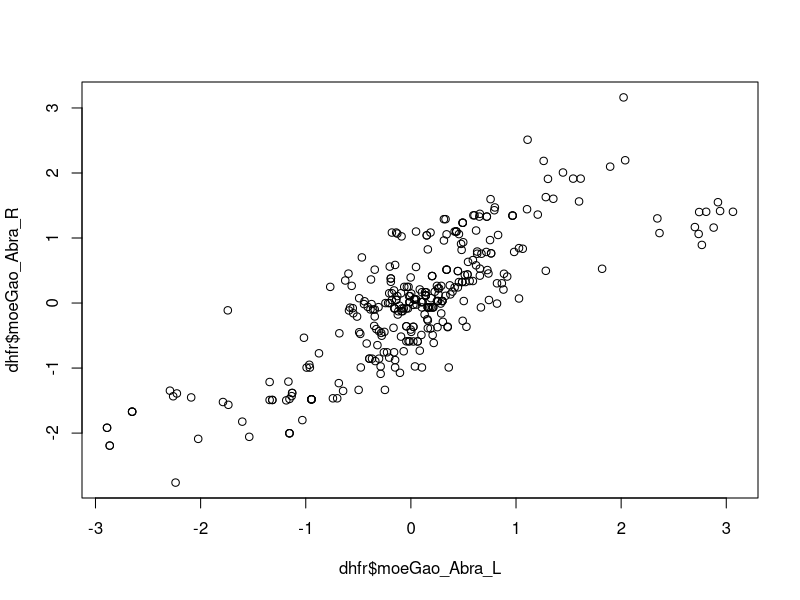
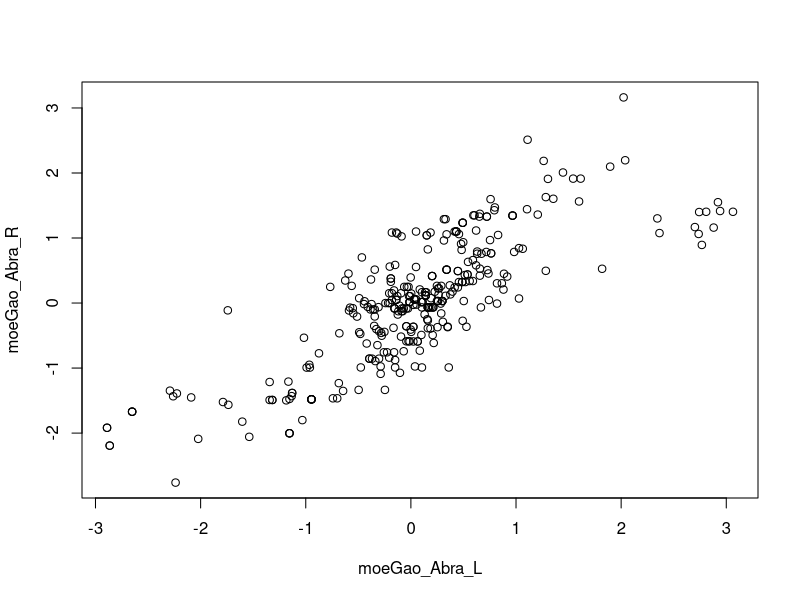
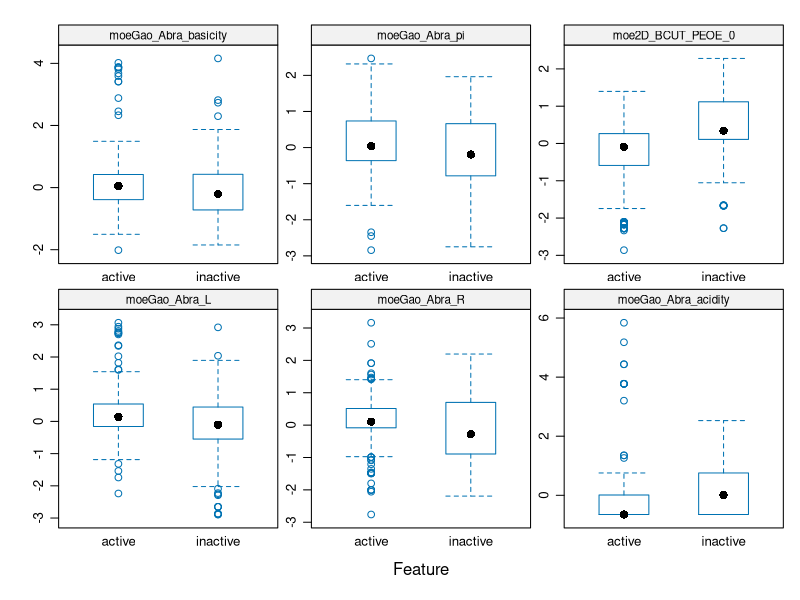

Reproduce these figures in R, in order. (Note: this script raises an error after producing the figures.)
## ---- chunk 1
#we want to create a data mining model that will predict whether if a compound/drug is good drug or a bad drug

#Loading libraries
library(datasets)
library(tidyverse)
library(caret)
library(skimr)
library(dplyr)
library(ggplot2)

#Loading the dataset
data("dhfr")

#checking summary of entire dataset
summary(dhfr)

#checking if the dataset has any missing values
sum(is.na(dhfr))

#Checking summary statistics in more detail
head(skim(dhfr))

#Grouping the data based on Y
dhfr%>%
  group_by(Y)%>%
  skim()

#visualizing dataset to check if there is some relation between variables
plot(dhfr$moeGao_Abra_L, dhfr$moeGao_Abra_R)

#Adding labels
plot(dhfr$moeGao_Abra_L, dhfr$moeGao_Abra_R,
     xlab = "moeGao_Abra_L", ylab = "moeGao_Abra_R")

#Feature plot for first six variables
featurePlot(x = dhfr[,2:7],
            y = dhfr$Y,
            plot = "box",
            strip=strip.custom(par.strip.text=list(cex=.7)),
            scales = list(x = list(relation = "free"),
                          y = list(relation = "free")))


## ---- chunk 2
#To achieve reproducible model set seed number
set.seed(100)

#Data split: we create training model and testing model. training set represents 80% of training dataset whereas testing model represents 20 % of the data. So, we are gonna use 80% to build a training model and apply this to predict class label of testing dataset. 
Training_index <- createDataPartition(dhfr$Y, p= 0.8,list = FALSE)
TrainingSet <- dhfr[Training_index, ]
TestingSet <- dhfr[-Training_index, ]
 
#SVM Model using polynomial kernel
Model <- train(Y ~ ., data = TrainingSet,
               method = "svmPoly",
               na.action = na.omit,
               preProcess = c("scale","center"),
               trControl = trainControl(method="none"),
               tuneGrid = data.frame(degree=1,scale=1,C=1)
                                       
               )

#we create a cross-validation model by k= 10, for each iteration we use 9 fold iteration to create a training model and leave 1 fold out and apply the prediction model to predict the left out group and repeat this for 10 times and average over the performance so it will be cross validation
MOdel.cv <- train(Y ~ ., data = TrainingSet,
               method = "svmPoly",
               na.action = na.omit,
               preProcess = c("scale","center"),
               trControl = trainControl(method="CV", number=10),
               tuneGrid = data.frame(degree=1,scale=1,C=1)
                                       
               )

#Applying model for prediction

#testing model has 30 flowers. training model has 120 flowers(obs)
Model.training <- predict(Model, TrainingSet)# performed against our training set (120 flowers to create a prediction model we use that to predict 120 flowers)

Model.testing <- predict(Model, TestingSet) 
MOdel.v <- predict(MOdel.cv, TrainingSet)

#Looking at prediction performance
Model.training.confusion <- confusionMatrix(Model.training, TrainingSet$Y)
Model.testing.confusion <- confusionMatrix(Model.testing, TestingSet$Y)
Model.v.confusion <- confusionMatrix(MOdel.v, TrainingSet$Y)

print(Model.training.confusion)
print(Model.testing.confusion)
print(Model.v.confusion)

# Feature Importance plot.we can know for which variable is playing an important role for prediction fro active and inactive groups
importance <- varImp(Model)
plot(importance, top = 25)

